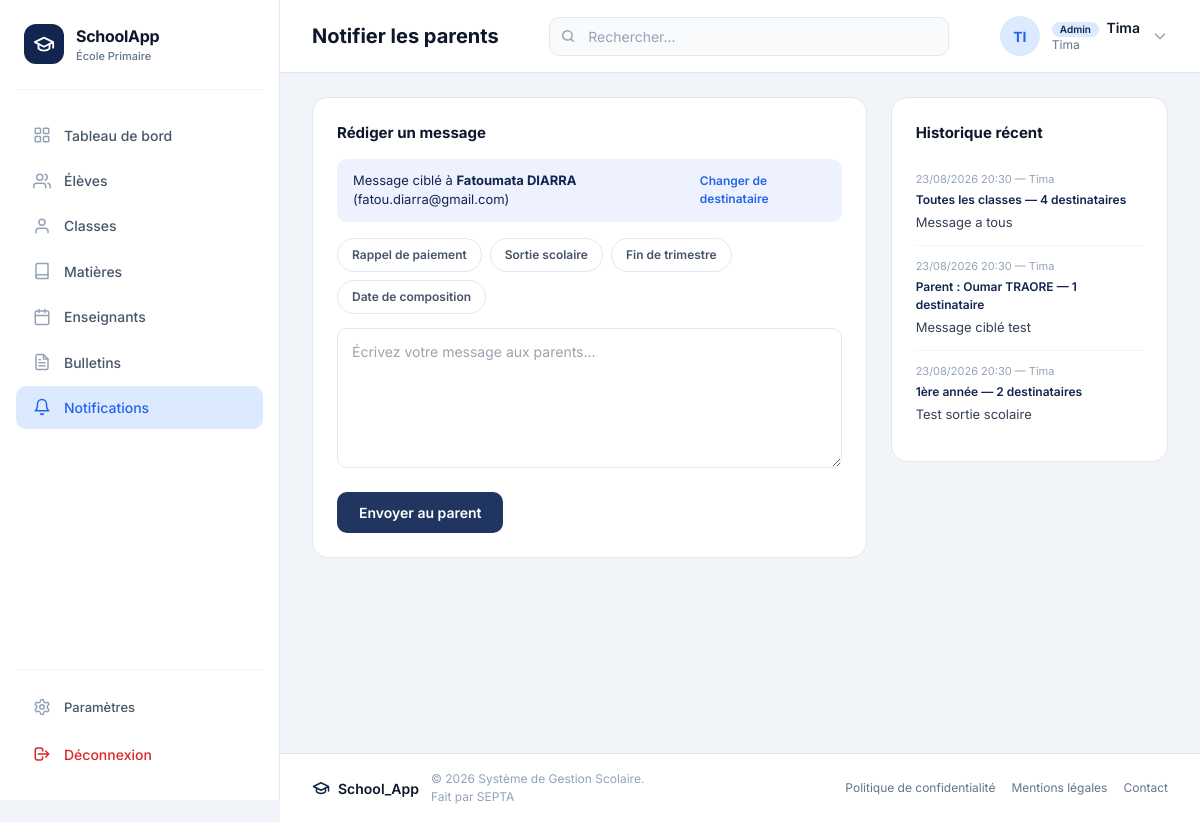
/notifications/?parent=6 (signed in), run on the app's committed database.
### eleves/models.py (models this page shows, shortened)
class Parent(models.Model):
    id = models.AutoField(primary_key=True)
    first_name = models.CharField(max_length=110, blank=False, null=False)
    last_name = models.CharField(max_length=100, blank=False, null=False)
    email = models.EmailField(blank=True, null=True)
    phone_number = models.CharField(max_length=20, blank=False, null=False)
    address = models.TextField(blank=False, null=False)
    profession = models.CharField(max_length=100, blank=False, null=False)

### notifications/models.py (models this page shows, shortened)
class Notification(models.Model):
    message = models.TextField()
    toutes_les_classes = models.BooleanField(default=False)
    classes = models.ManyToManyField(Classe, blank=True, related_name="notifications")
    parent = models.ForeignKey(
        Parent, on_delete=models.SET_NULL, null=True, blank=True,
        related_name="notifications",
        help_text="Renseigné uniquement pour un envoi ciblé à un seul parent.",
    )
    envoye_par = models.ForeignKey(
        settings.AUTH_USER_MODEL, on_delete=models.SET_NULL, null=True, blank=True
    )
    nb_destinataires = models.PositiveIntegerField(default=0)
    date_envoi = models.DateTimeField(auto_now_add=True)
    class Meta:
        ordering = ["-date_envoi"]

### classes/models.py (models this page shows)
class Classe(models.Model):
    nom = models.CharField(max_length=30, null=False)
    niveau = models.IntegerField()
    enseignant = models.ForeignKey(
        User,
        on_delete=models.SET_NULL,
        null=True,
        blank=True,
        related_name="classes",
        limit_choices_to={"groups__name": "Teacher"},
    )
    def __str__(self):
        return f"{self.nom}"

### notifications/views.py (the view, shortened to what this page needs)
# urls.py: path("", views.composer, name="composer"),
@login_required
def composer(request):
    if not request.user.is_staff:
        messages.error(request, "Seul l'administrateur peut envoyer des notifications.")
        return redirect("accounts:dashboard")
    classes = Classe.objects.all().order_by("-niveau", "nom")
    parent_id = request.GET.get("parent") or request.POST.get("parent")
    parent_selectionne = Parent.objects.filter(pk=parent_id).first() if parent_id else None
    historique = Notification.objects.select_related(
        "parent", "envoye_par"
    ).prefetch_related("classes")[:15]
    context = {
        "classes": classes,
        "parent_selectionne": parent_selectionne,
        "historique": historique,
    }
    return render(request, "notifications/composer.html", context)

### notifications/templates/notifications/composer.html (shortened to what this page needs)
{% extends 'base.html' %}
{% load static %}
{% block page_title %}Notifier les parents{% endblock %}
{% block nav_notifications %}active{% endblock %}
{% block content %}
<div class="page-layout">
  <div class="card">
    <h3>Rédiger un message</h3>
    {% if parent_selectionne %}
    <div class="target-banner">
      <span>Message ciblé à <strong>{{ parent_selectionne.first_name }} {{ parent_selectionne.last_name }}</strong> ({{ parent_selectionne.email|default:"aucun e-mail renseigné" }})</span>
      <a href="{% url 'notifications:composer' %}">Changer de destinataire</a>
    </div>
    {% endif %}
    <div class="templates-row">
      <button type="button" class="template-btn" onclick="useTemplate('paiement')">Rappel de paiement</button>
      <button type="button" class="template-btn" onclick="useTemplate('sortie')">Sortie scolaire</button>
      <button type="button" class="template-btn" onclick="useTemplate('trimestre')">Fin de trimestre</button>
      <button type="button" class="template-btn" onclick="useTemplate('composition')">Date de composition</button>
    </div>
    <form method="post">
      <textarea name="message" id="messageInput" class="message-input"
                placeholder="Écrivez votre message aux parents..." required></textarea>
      <button type="submit" class="btn">
        {% if parent_selectionne %}Envoyer au parent{% else %}Notifier les parents{% endif %}
      </button>
    </form>
  </div>
  <div class="card">
    <h3>Historique récent</h3>
    {% if historique %}
      {% for notif in historique %}
      <div class="historique-item">
        <div class="historique-meta">{{ notif.date_envoi|date:"d/m/Y H:i" }} — {{ notif.envoye_par|default:"—" }}</div>
        <div class="historique-target">
          {% if notif.parent %}
            Parent : {{ notif.parent.first_name }} {{ notif.parent.last_name }}
          {% elif notif.toutes_les_classes %}
            Toutes les classes
          {% else %}
            {{ notif.classes.all|join:", " }}
          {% endif %}
          — {{ notif.nb_destinataires }} destinataire{{ notif.nb_destinataires|pluralize }}
        </div>
        <div class="historique-message">{{ notif.message }}</div>
      </div>
      {% endfor %}
    {% else %}
      <p class="empty-hist">Aucune notification envoyée pour le moment.</p>
    {% endif %}
  </div>
</div>
{% endblock %}

### classes/templates/base.html (shortened to what this page needs)
{% load static %}
<!DOCTYPE html>
<html lang="fr">
<head>
  <link rel="stylesheet" href="https://cdnjs.cloudflare.com/ajax/libs/font-awesome/6.5.2/css/all.min.css" />
  <script src="https://cdn.tailwindcss.com"></script>
</head>
<body>
<div class="app-layout">
  <aside class="sidebar" id="sidebar" role="navigation" aria-label="Menu principal">
    <div class="sidebar-brand">
      <div class="brand-icon" aria-hidden="true">
        <svg xmlns="http://www.w3.org/2000/svg" width="20" height="20" viewBox="0 0 24 24"
             fill="none" stroke="white" stroke-width="2" stroke-linecap="round" stroke-linejoin="round">
          <path d="M22 10v6M2 10l10-5 10 5-10 5z"/>
          <path d="M6 12v5c3 3 9 3 12 0v-5"/>
        </svg>
      </div>
      <div class="brand-text">
        <span class="brand-name">SchoolApp</span>
        <span class="brand-sub">École Primaire</span>
      </div>
    </div>
    <nav class="sidebar-nav">
      <a href="{% url 'accounts:dashboard' %}" class="nav-item {% block nav_accueil %}{% endblock %}">
        <span class="nav-icon" aria-hidden="true">
        </span>
        <span>Tableau de bord</span>
      </a>
      {% if user.is_staff %}
      <a href="{% url 'students:list' %}" class="nav-item {% block nav_eleves %}{% endblock %}">
        <span class="nav-icon" aria-hidden="true">
        </span>
        <span>Élèves</span>
      </a>
      <a href="{% url 'classes:list' %}" class="nav-item {% block nav_classes %}{% endblock %}">
        <span class="nav-icon" aria-hidden="true">
          <svg xmlns="http://www.w3.org/2000/svg" width="16" height="16" viewBox="0 0 24 24"
               fill="none" stroke="currentColor" stroke-width="2" stroke-linecap="round" stroke-linejoin="round">
            <path d="M20 21v-2a4 4 0 0 0-4-4H8a4 4 0 0 0-4 4v2"/>
            <circle cx="12" cy="7" r="4"/>
          </svg>
        </span>
        <span>Classes</span>
      </a>
      <a href="{% url 'matieres:list' %}" class="nav-item {% block nav_matieres %}{% endblock %}">
        <span class="nav-icon" aria-hidden="true">
          <svg xmlns="http://www.w3.org/2000/svg" width="16" height="16" viewBox="0 0 24 24"
               fill="none" stroke="currentColor" stroke-width="2" stroke-linecap="round" stroke-linejoin="round">
            <path d="M4 19.5A2.5 2.5 0 0 1 6.5 17H20"/>
            <path d="M6.5 2H20v20H6.5A2.5 2.5 0 0 1 4 19.5v-15A2.5 2.5 0 0 1 6.5 2z"/>
          </svg>
        </span>
        <span>Matières</span>
      </a>
      <a href="{% url 'accounts:teacher_list' %}" class="nav-item {% block nav_enseignants %}{% endblock %}">
        <span class="nav-icon" aria-hidden="true">
        </span>
        <span>Enseignants</span>
      </a>
      <a href="{% url 'bulletin:liste' %}" class="nav-item {% block nav_bulletins %}{% endblock %}">
        <span class="nav-icon" aria-hidden="true">
        </span>
        <span>Bulletins</span>
      </a>
      <a href="{% url 'notifications:composer' %}" class="nav-item {% block nav_notifications %}{% endblock %}">
        <span class="nav-icon" aria-hidden="true">
          <svg xmlns="http://www.w3.org/2000/svg" width="16" height="16" viewBox="0 0 24 24"
               fill="none" stroke="currentColor" stroke-width="2" stroke-linecap="round" stroke-linejoin="round">
            <path d="M18 8A6 6 0 0 0 6 8c0 7-3 9-3 9h18s-3-2-3-9"/>
            <path d="M13.73 21a2 2 0 0 1-3.46 0"/>
          </svg>
        </span>
        <span>Notifications</span>
      </a>
      {% endif %}
    </nav>
    <div class="sidebar-footer">
      {% if user.is_staff %}
      <a href="{% url 'accounts:parametres' %}" class="nav-item">
        <span class="nav-icon" aria-hidden="true">
        </span>
        <span>Paramètres</span>
      </a>
      {% endif %}
      <form action="{% url 'accounts:logout' %}" method="POST" style="display: inline;">
        <button type="submit" class="nav-item logout-btn" style="width: 100%; border: none; background: none; cursor: pointer; font-family: 'Inter', sans-serif; font-size: 14px; font-weight: 500; display: flex; align-items: center; gap: 12px; padding: 0.7rem 1rem; border-radius: 10px; transition: all 0.2s ease; color: #dc2626;">
          <span class="nav-icon" aria-hidden="true">
            <svg xmlns="http://www.w3.org/2000/svg" width="16" height="16" viewBox="0 0 24 24" fill="none" stroke="currentColor" stroke-width="2" stroke-linecap="round" stroke-linejoin="round">
              <path d="M17 16l4-4m0 0l-4-4m4 4H7m6 4v1a3 3 0 01-3 3H6a3 3 0 01-3-3V7a3 3 0 013-3h4a3 3 0 013 3v1"/>
            </svg>
          </span>
          <span>Déconnexion</span>
        </button>
      </form>
    </div>
  </aside>
  <div class="main-area">
    <header class="topbar">
      <h1 class="topbar-title">{% block page_title %}Portail Scolaire{% endblock %}</h1>
      <div class="search-wrapper">
        <span class="search-icon" aria-hidden="true">
          <svg xmlns="http://www.w3.org/2000/svg" width="14" height="14" viewBox="0 0 24 24"
               fill="none" stroke="currentColor" stroke-width="2.5" stroke-linecap="round" stroke-linejoin="round">
            <circle cx="11" cy="11" r="8"/>
            <path d="m21 21-4.35-4.35"/>
          </svg>
        </span>
        <input type="search" class="search-input" id="searchInput"
               placeholder="{% block search_placeholder %}Rechercher...{% endblock %}"
               aria-label="Rechercher" />
      </div>
      <div class="user-info">
        <div class="user-avatar" aria-hidden="true">
          {% if user.is_authenticated %}
            {% if user.first_name and user.last_name %}
              {{ user.first_name|first|upper }}{{ user.last_name|first|upper }}
            {% else %}
              {{ user.username|slice:":2"|upper }}
            {% endif %}
          {% else %}
            GU
          {% endif %}
        </div>
        <div class="user-details">
          <span class="user-name">
            {% if user.is_authenticated %}
              {% if user.is_staff %}
                <span class="role-badge admin">Admin</span>
              {% elif user.groups.all %}
                {% for group in user.groups.all %}
                  <span class="role-badge teacher">{{ group.name }}</span>
                {% endfor %}
              {% else %}
                <span class="role-badge student">Élève</span>
              {% endif %}
              {{ user.get_full_name|default:user.username }}
            {% else %}
              <span class="role-badge guest">Invité</span>
            {% endif %}
          </span>
          <span class="user-email">
            {% if user.is_authenticated %}
              {{ user.email|default:user.username }}
            {% else %}
              non connecté
            {% endif %}
          </span>
        </div>
        <svg width="16" height="16" viewBox="0 0 24 24" fill="none" stroke="currentColor" stroke-width="2" stroke-linecap="round" stroke-linejoin="round" style="color: #94a3b8;">
          <path d="M19 9l-7 7-7-7"/>
        </svg>
      </div>
    </header>
    <main class="main-content" id="mainContent">
      {% block content %}{% endblock %}
    </main>
    <footer class="app-footer">
      <div class="footer-left">
        <div class="footer-brand">
          <svg xmlns="http://www.w3.org/2000/svg" width="16" height="16" viewBox="0 0 24 24"
               fill="none" stroke="currentColor" stroke-width="2" stroke-linecap="round" stroke-linejoin="round">
            <path d="M22 10v6M2 10l10-5 10 5-10 5z"/>
            <path d="M6 12v5c3 3 9 3 12 0v-5"/>
          </svg>
          <span class="footer-name">School_App</span>
        </div>
        <p class="footer-copy">© 2026 Système de Gestion Scolaire.<br>Fait par SEPTA</p>
      </div>
      <nav class="footer-links" aria-label="Liens utiles">
        <a href="#">Politique de confidentialité</a>
        <a href="#">Mentions légales</a>
        <a href="#">Contact</a>
      </nav>
    </footer>
  </div>
</div>
</body>
</html>

### data on the page
Parent: first_name "Fatoumata", last_name "DIARRA", email "fatou.diarra@gmail.com"
Notification: date_envoi "23/08/2026 20:30", envoye_par "Tima", toutes_les_classes "Toutes les classes", nb_destinataires "4", message "Message a tous"
Notification: date_envoi "23/08/2026 20:30", envoye_par "Tima", parent.first_name "Oumar", parent.last_name "TRAORE", nb_destinataires "1", message "Message ciblé test"
Notification: date_envoi "23/08/2026 20:30", envoye_par "Tima", classes.all "1ère année", nb_destinataires "2", message "Test sortie scolaire"

### other printed values
{{ user.username|slice:":2"|upper }} "TI"
{{ user.get_full_name|default:user.username }} "Tima"
{{ user.email|default:user.username }} "Tima"
